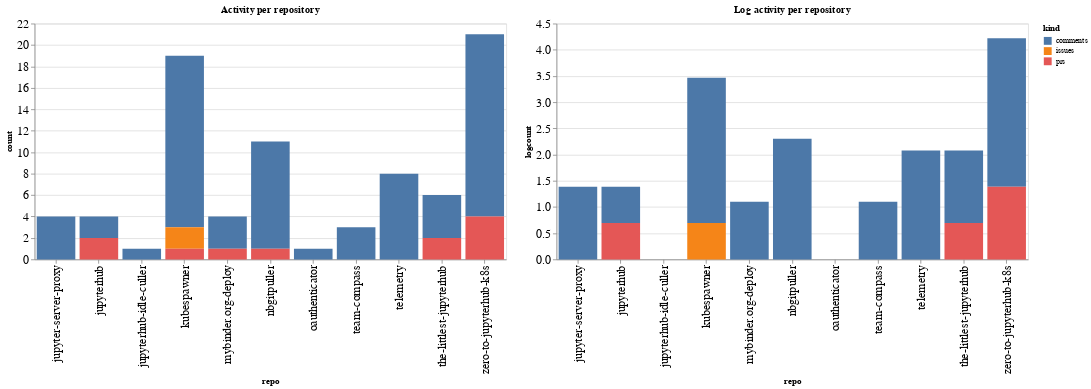

Notebook code cell kept with this figure:
### Code cell
ch1 = alt.Chart(repo_summaries, width=600, title="Activity per repository").mark_bar().encode(
    x='repo',
    y='count',
    color='kind',
    tooltip="kind"
)

ch2 = alt.Chart(repo_summaries, width=600, title="Log activity per repository").mark_bar().encode(
    x='repo',
    y='logcount',
    color='kind',
    tooltip="kind"
)

ch1 | ch2

### Figure 1 — Vega-Lite specification as saved in the notebook (floating-point values rounded to 4 significant figures)
{"config": {"axisLeft": {"labelFontSize": 15}, "axisBottom": {"labelFontSize": 15}}, "hconcat": [{"mark": "bar", "encoding": {"color": {"type": "nominal", "field": "kind"}, "tooltip": {"type": "nominal", "field": "kind"}, "x": {"type": "nominal", "field": "repo"}, "y": {"type": "quantitative", "field": "count"}}, "title": "Activity per repository", "width": 600}, {"mark": "bar", "encoding": {"color": {"type": "nominal", "field": "kind"}, "tooltip": {"type": "nominal", "field": "kind"}, "x": {"type": "nominal", "field": "repo"}, "y": {"type": "quantitative", "field": "logcount"}}, "title": "Log activity per repository", "width": 600}], "data": {"name": "data-2e93b0bb80d53eb57af28ef4ae0652ac"}, "$schema": "https://vega.github.io/schema/vega-lite/v4.8.1.json", "datasets": {"data-2e93b0bb80d53eb57af28ef4ae0652ac": [{"repo": "jupyter-server-proxy", "kind": "comments", "count": 4, "logcount": 1.386}, {"repo": "jupyterhub", "kind": "comments", "count": 2, "logcount": 0.6931}, {"repo": "jupyterhub", "kind": "prs", "count": 2, "logcount": 0.6931}, {"repo": "jupyterhub-idle-culler", "kind": "comments", "count": 1, "logcount": 0.0}, {"repo": "kubespawner", "kind": "comments", "count": 16, "logcount": 2.773}, {"repo": "kubespawner", "kind": "issues", "count": 2, "logcount": 0.6931}, {"repo": "kubespawner", "kind": "prs", "count": 1, "logcount": 0.0}, {"repo": "mybinder.org-deploy", "kind": "comments", "count": 3, "logcount": 1.099}, {"repo": "mybinder.org-deploy", "kind": "prs", "count": 1, "logcount": 0.0}, {"repo": "nbgitpuller", "kind": "comments", "count": 10, "logcount": 2.303}, {"repo": "nbgitpuller", "kind": "prs", "count": 1, "logcount": 0.0}, {"repo": "oauthenticator", "kind": "comments", "count": 1, "logcount": 0.0}, {"repo": "team-compass", "kind": "comments", "count": 3, "logcount": 1.099}, {"repo": "telemetry", "kind": "comments", "count": 8, "logcount": 2.079}, {"repo": "the-littlest-jupyterhub", "kind": "comments", "count": 4, "logcount": 1.386}, {"repo": "the-littlest-jupyterhub", "kind": "prs", "count": 2, "logcount": 0.6931}, {"repo": "zero-to-jupyterhub-k8s", "kind": "comments", "count": 17, "logcount": 2.833}, {"repo": "zero-to-jupyterhub-k8s", "kind": "prs", "count": 4, "logcount": 1.386}]}}
